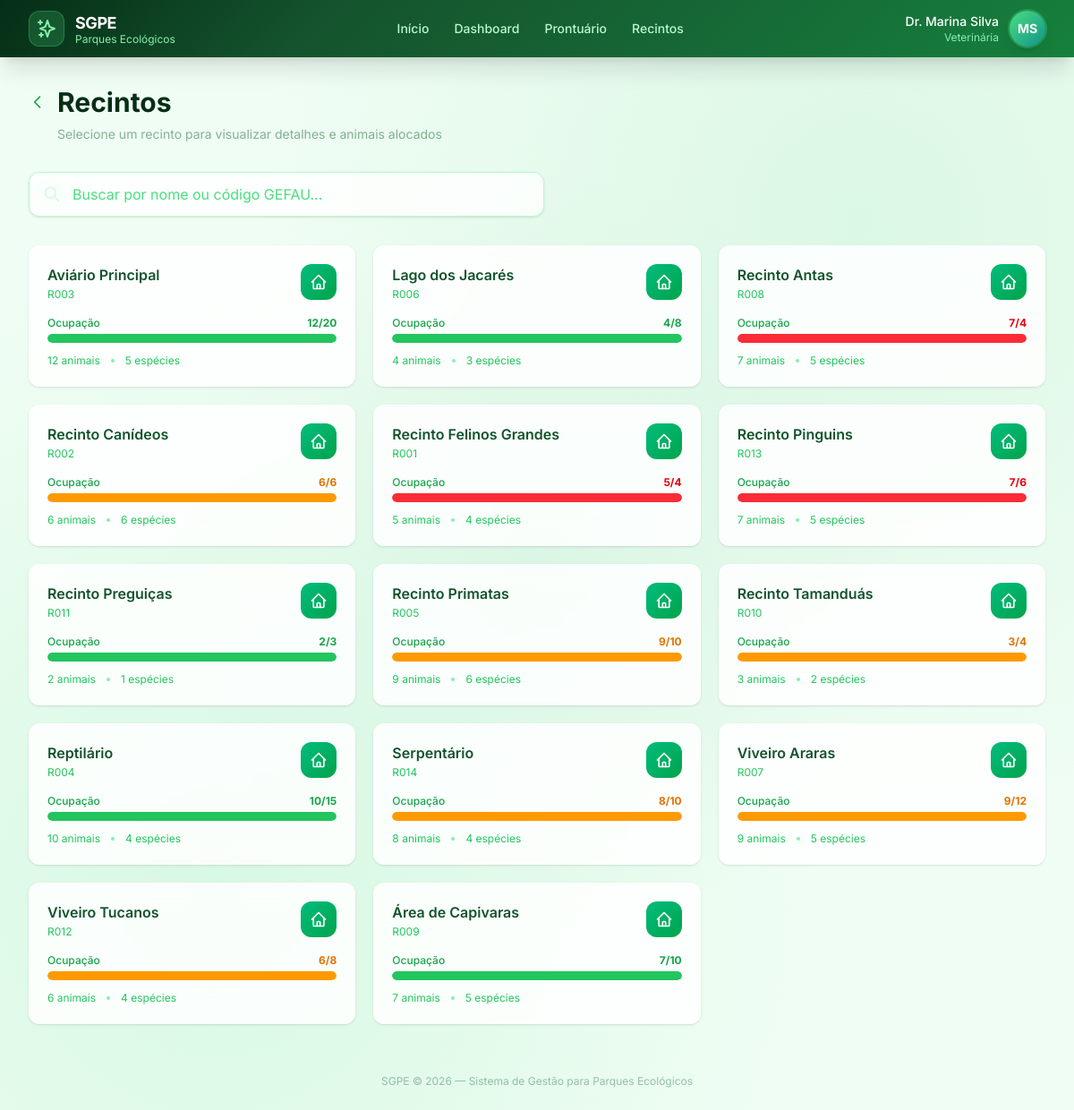
Page /recintos/ on the committed database.
### core/models.py (models this page shows, shortened)
class Recinto(models.Model):
    recinto_gefau = models.CharField(max_length=50, primary_key=True)
    nome = models.CharField(max_length=200)
    cap_maxima = models.PositiveIntegerField(verbose_name='Capacidade Máxima')
    qnt_animais = models.PositiveIntegerField(default=0, verbose_name='Quantidade de Animais')
    qnt_especies = models.PositiveIntegerField(default=0, verbose_name='Quantidade de Espécies')
    class Meta:
        verbose_name = 'Recinto'
        verbose_name_plural = 'Recintos'
        ordering = ['nome']
    @property
    def percentual_ocupacao(self):
        if self.cap_maxima == 0:
            return 0
        return round((self.qnt_animais / self.cap_maxima) * 100, 1)
    @property
    def status_ocupacao(self):
        p = self.percentual_ocupacao
        if p > 100:
            return 'critico'
        elif p >= 75:
            return 'alerta'
        return 'normal'

### core/views.py (the view)
def recintos_selecao(request):
    context = _mock_user_context()
    query = request.GET.get('q', '')
    recintos = Recinto.objects.all()
    if query:
        recintos = recintos.filter(
            Q(nome__icontains=query) |
            Q(recinto_gefau__icontains=query)
        )
    context['recintos'] = recintos
    context['query'] = query
    return render(request, 'recintos/selecao.html', context)

### core/views.py (called while the page is built)
def _mock_user_context():
    return {
        'user_name': 'Dr. Marina Silva',
        'user_role': 'Veterinária',
        'user_initials': 'MS',
    }

### templates/recintos/selecao.html (shortened to what this page needs)
{% extends 'base.html' %}
{% block content %}
<div class="mb-8 animate-fade-in">
    <div class="flex items-center gap-3 mb-2">
        <a href="{% url 'home' %}" class="text-forest-600 hover:text-forest-800 transition-colors">
            <svg class="w-5 h-5" fill="none" stroke="currentColor" viewBox="0 0 24 24"><path stroke-linecap="round" stroke-linejoin="round" stroke-width="2" d="M15 19l-7-7 7-7"/></svg>
        </a>
        <h1 class="text-3xl font-bold text-forest-950">Recintos</h1>
    </div>
    <p class="text-forest-800/50 text-sm ml-8">Selecione um recinto para visualizar detalhes e animais alocados</p>
</div>
<form method="get" class="mb-8 animate-fade-in-delay-1">
    <div class="relative max-w-xl">
        <input type="text" name="q" value="{{ query }}" placeholder="Buscar por nome ou código GEFAU..."
               class="w-full pl-12 pr-4 py-3 rounded-xl bg-white/80 backdrop-blur-sm border border-forest-200 focus:border-forest-500 focus:ring-2 focus:ring-forest-200 outline-none text-forest-900 placeholder-forest-400 shadow-sm transition-all" id="search-recinto">
    </div>
</form>
<div class="grid grid-cols-1 sm:grid-cols-2 lg:grid-cols-3 gap-5">
    {% for recinto in recintos %}
    <a href="{% url 'recinto_detalhes' recinto.recinto_gefau %}"
       class="glass-card rounded-xl p-5 shadow-sm hover:shadow-lg transition-all duration-300 hover:-translate-y-1 group">
        <div class="flex items-start justify-between mb-4">
            <div>
                <h3 class="font-semibold text-forest-900 group-hover:text-emerald-700 transition-colors">{{ recinto.nome }}</h3>
                <p class="text-xs text-forest-500 mt-0.5">{{ recinto.recinto_gefau }}</p>
            </div>
            <div class="w-10 h-10 bg-gradient-to-br from-emerald-500 to-forest-600 rounded-xl flex items-center justify-center text-white shrink-0 group-hover:scale-110 transition-transform">
                <svg class="w-5 h-5" fill="none" stroke="currentColor" viewBox="0 0 24 24">
                    <path stroke-linecap="round" stroke-linejoin="round" stroke-width="2" d="M3 12l2-2m0 0l7-7 7 7M5 10v10a1 1 0 001 1h3m10-11l2 2m-2-2v10a1 1 0 01-1 1h-3m-6 0a1 1 0 001-1v-4a1 1 0 011-1h2a1 1 0 011 1v4a1 1 0 001 1m-6 0h6"/>
                </svg>
            </div>
        </div>
        <div class="mb-2">
            <div class="flex justify-between items-center mb-1">
                <span class="text-xs text-forest-600 font-medium">Ocupação</span>
                <span class="text-xs font-bold
                    {% if recinto.status_ocupacao == 'critico' %}text-red-600
                    {% elif recinto.status_ocupacao == 'alerta' %}text-amber-600
                    {% else %}text-forest-600{% endif %}">
                    {{ recinto.qnt_animais }}/{{ recinto.cap_maxima }}
                </span>
            </div>
            <div class="w-full bg-gray-100 rounded-full h-2.5 overflow-hidden">
                <div class="h-full rounded-full transition-all duration-700
                    {% if recinto.status_ocupacao == 'critico' %}bg-red-500
                    {% elif recinto.status_ocupacao == 'alerta' %}bg-amber-500
                    {% else %}bg-forest-500{% endif %}"
                     style="width: {{ recinto.percentual_ocupacao }}%"></div>
            </div>
        </div>
        <div class="flex items-center gap-3 text-xs text-forest-500 mt-3">
            <span>{{ recinto.qnt_animais }} animais</span>
            <span class="w-1 h-1 bg-forest-300 rounded-full"></span>
            <span>{{ recinto.qnt_especies }} espécies</span>
        </div>
    </a>
    {% empty %}
    <div class="col-span-full text-center py-16">
        <p class="text-forest-400 text-lg">Nenhum recinto encontrado</p>
    </div>
    {% endfor %}
</div>
{% endblock %}

### templates/base.html (shortened to what this page needs)
{% load static %}
<!DOCTYPE html>
<html lang="pt-BR">
<head>
    <script src="https://cdn.jsdelivr.net/npm/@tailwindcss/browser@4"></script>
</head>
<body class="bg-mesh min-h-screen">
    <nav class="bg-forest-gradient shadow-xl sticky top-0 z-50">
        <div class="max-w-7xl mx-auto px-4 sm:px-6 lg:px-8">
            <div class="flex items-center justify-between h-16">
                <a href="{% url 'home' %}" class="flex items-center gap-3 group">
                    <div class="w-10 h-10 bg-forest-400/20 rounded-xl flex items-center justify-center border border-forest-400/30 group-hover:bg-forest-400/30 transition-all duration-300">
                        <svg class="w-6 h-6 text-forest-300" fill="none" stroke="currentColor" viewBox="0 0 24 24">
                            <path stroke-linecap="round" stroke-linejoin="round" stroke-width="2" d="M5 3v4M3 5h4M6 17v4m-2-2h4m5-16l2.286 6.857L21 12l-5.714 2.143L13 21l-2.286-6.857L5 12l5.714-2.143L13 3z"/>
                        </svg>
                    </div>
                    <div>
                        <span class="text-white font-bold text-lg tracking-tight">SGPE</span>
                        <span class="text-forest-300 text-xs block -mt-1">Parques Ecológicos</span>
                    </div>
                </a>
                <div class="hidden md:flex items-center gap-1">
                    <a href="{% url 'home' %}" class="text-forest-200 hover:text-white hover:bg-white/10 px-3 py-2 rounded-lg text-sm font-medium transition-all duration-200">
                        Início
                    </a>
                    <a href="{% url 'dashboard' %}" class="text-forest-200 hover:text-white hover:bg-white/10 px-3 py-2 rounded-lg text-sm font-medium transition-all duration-200">
                        Dashboard
                    </a>
                    <a href="{% url 'prontuario_selecao' %}" class="text-forest-200 hover:text-white hover:bg-white/10 px-3 py-2 rounded-lg text-sm font-medium transition-all duration-200">
                        Prontuário
                    </a>
                    <a href="{% url 'recintos_selecao' %}" class="text-forest-200 hover:text-white hover:bg-white/10 px-3 py-2 rounded-lg text-sm font-medium transition-all duration-200">
                        Recintos
                    </a>
                </div>
                <div class="flex items-center gap-3">
                    <div class="hidden sm:block text-right">
                        <p class="text-white text-sm font-medium">{{ user_name }}</p>
                        <p class="text-forest-300 text-xs">{{ user_role }}</p>
                    </div>
                    <div class="w-10 h-10 bg-gradient-to-br from-forest-400 to-teal-600 rounded-full flex items-center justify-center text-white font-bold text-sm shadow-lg ring-2 ring-forest-400/30 cursor-pointer hover:ring-forest-300/50 transition-all duration-300">
                        {{ user_initials }}
                    </div>
                </div>
            </div>
        </div>
    </nav>
    <main class="max-w-7xl mx-auto px-4 sm:px-6 lg:px-8 py-8">
        {% block content %}{% endblock %}
    </main>
    <footer class="mt-auto py-6 text-center text-forest-800/40 text-xs">
        <p>SGPE &copy; 2026 — Sistema de Gestão para Parques Ecológicos</p>
    </footer>
</body>
</html>

### templates/base.html (style rules this page uses)
* { font-family: 'Inter', system-ui, sans-serif; }
.animate-fade-in { animation: fadeInUp 0.5s ease-out forwards; }
.animate-fade-in-delay-1 { animation: fadeInUp 0.5s ease-out 0.1s forwards; opacity: 0; }
.glass-card { background: rgba(255, 255, 255, 0.85); backdrop-filter: blur(12px); border: 1px solid rgba(255, 255, 255, 0.3); }
.bg-forest-gradient { background: linear-gradient(135deg, #052e16 0%, #14532d 30%, #166534 60%, #15803d 100%); }
.bg-mesh { background-color: #f0fdf4; background-image: radial-gradient(at 20% 80%, rgba(74, 222, 128, 0.15) 0px, transparent 50%), radial-gradient(at 80% 20%, rgba(34, 197, 94, 0.1) 0px, transparent 50%), radial-gradient(at 50% 50%, rgba(22, 163, 74, 0.05) 0px, transparent 50%); }

### rows in the picture
Recinto: nome "Aviário Principal", recinto_gefau "R003", qnt_animais "12", cap_maxima "20", qnt_especies "5"
Recinto: nome "Lago dos Jacarés", recinto_gefau "R006", qnt_animais "4", cap_maxima "8", qnt_especies "3"
Recinto: nome "Recinto Antas", recinto_gefau "R008", qnt_animais "7", cap_maxima "4", qnt_especies "5"
Recinto: nome "Recinto Canídeos", recinto_gefau "R002", qnt_animais "6", cap_maxima "6", qnt_especies "6"
Recinto: nome "Recinto Felinos Grandes", recinto_gefau "R001", qnt_animais "5", cap_maxima "4", qnt_especies "4"
Recinto: nome "Recinto Pinguins", recinto_gefau "R013", qnt_animais "7", cap_maxima "6", qnt_especies "5"
Recinto: nome "Recinto Preguiças", recinto_gefau "R011", qnt_animais "2", cap_maxima "3", qnt_especies "1"
Recinto: nome "Recinto Primatas", recinto_gefau "R005", qnt_animais "9", cap_maxima "10", qnt_especies "6"
Recinto: nome "Recinto Tamanduás", recinto_gefau "R010", qnt_animais "3", cap_maxima "4", qnt_especies "2"
Recinto: nome "Reptilário", recinto_gefau "R004", qnt_animais "10", cap_maxima "15", qnt_especies "4"
Recinto: nome "Serpentário", recinto_gefau "R014", qnt_animais "8", cap_maxima "10", qnt_especies "4"
Recinto: nome "Viveiro Araras", recinto_gefau "R007", qnt_animais "9", cap_maxima "12", qnt_especies "5"
Recinto: nome "Viveiro Tucanos", recinto_gefau "R012", qnt_animais "6", cap_maxima "8", qnt_especies "4"
Recinto: nome "Área de Capivaras", recinto_gefau "R009", qnt_animais "7", cap_maxima "10", qnt_especies "5"

### other values in the picture
{{ user_name }} "Dr. Marina Silva"
{{ user_role }} "Veterinária"
{{ user_initials }} "MS"
